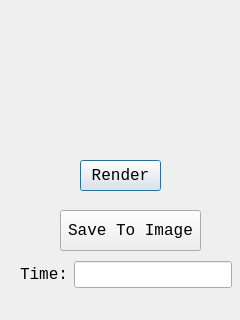
<?xml version="1.0" encoding="UTF-8"?>
<ui version="4.0">
 <class>SettingDlg</class>
 <widget class="QDialog" name="SettingDlg">
  <property name="geometry">
   <rect>
    <x>0</x>
    <y>0</y>
    <width>240</width>
    <height>320</height>
   </rect>
  </property>
  <property name="font">
   <font>
    <family>Consolas</family>
    <pointsize>12</pointsize>
   </font>
  </property>
  <property name="windowTitle">
   <string>Dialog</string>
  </property>
  <widget class="QPushButton" name="renderPushButton">
   <property name="geometry">
    <rect>
     <x>80</x>
     <y>160</y>
     <width>81</width>
     <height>31</height>
    </rect>
   </property>
   <property name="text">
    <string>Render</string>
   </property>
  </widget>
  <widget class="QPushButton" name="savePushButton">
   <property name="geometry">
    <rect>
     <x>60</x>
     <y>210</y>
     <width>141</width>
     <height>41</height>
    </rect>
   </property>
   <property name="text">
    <string>Save To Image</string>
   </property>
  </widget>
  <widget class="QWidget" name="">
   <property name="geometry">
    <rect>
     <x>20</x>
     <y>260</y>
     <width>212</width>
     <height>29</height>
    </rect>
   </property>
   <layout class="QHBoxLayout" name="horizontalLayout">
    <item>
     <widget class="QLabel" name="timeLabel">
      <property name="text">
       <string>Time:</string>
      </property>
     </widget>
    </item>
    <item>
     <widget class="QLineEdit" name="timeLineEdit"/>
    </item>
   </layout>
  </widget>
 </widget>
 <resources/>
 <connections/>
</ui>
